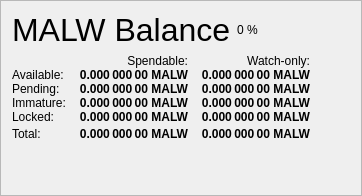
                   <widget class="QFrame" name="frame_Balances">
                    <property name="frameShape">
                     <enum>QFrame::StyledPanel</enum>
                    </property>
                    <property name="frameShadow">
                     <enum>QFrame::Raised</enum>
                    </property>
                    <layout class="QVBoxLayout" name="verticalLayout_4">
                     <item>
                      <layout class="QHBoxLayout" name="horizontalLayout_4">
                       <item>
                        <widget class="QLabel" name="label_5">
                         <property name="minimumSize">
                          <size>
                           <width>0</width>
                           <height>20</height>
                          </size>
                         </property>
                         <property name="font">
                          <font>
                           <pointsize>24</pointsize>
                           <weight>50</weight>
                           <bold>false</bold>
                          </font>
                         </property>
                         <property name="text">
                          <string>MALW Balance</string>
                         </property>
                        </widget>
                       </item>
                       <item>
                        <widget class="QLabel" name="labelMALWPercent">
                         <property name="text">
                          <string notr="true">0 %</string>
                         </property>
                        </widget>
                       </item>
                       <item>
                        <spacer name="horizontalSpacer_3">
                         <property name="orientation">
                          <enum>Qt::Horizontal</enum>
                         </property>
                         <property name="sizeHint" stdset="0">
                          <size>
                           <width>40</width>
                           <height>20</height>
                          </size>
                         </property>
                        </spacer>
                       </item>
                      </layout>
                     </item>
                     <item>
                      <layout class="QGridLayout" name="gridLayout">
                       <property name="horizontalSpacing">
                        <number>12</number>
                       </property>
                       <property name="verticalSpacing">
                        <number>0</number>
                       </property>
                       <item row="0" column="1">
                        <widget class="QLabel" name="labelSpendable">
                         <property name="text">
                          <string>Spendable:</string>
                         </property>
                         <property name="alignment">
                          <set>Qt::AlignRight|Qt::AlignTrailing|Qt::AlignVCenter</set>
                         </property>
                        </widget>
                       </item>
                       <item row="0" column="2">
                        <widget class="QLabel" name="labelWatchonly">
                         <property name="text">
                          <string>Watch-only:</string>
                         </property>
                         <property name="alignment">
                          <set>Qt::AlignRight|Qt::AlignTrailing|Qt::AlignVCenter</set>
                         </property>
                        </widget>
                       </item>
                       <item row="1" column="0">
                        <widget class="QLabel" name="labelBalanceText">
                         <property name="text">
                          <string>Available:</string>
                         </property>
                        </widget>
                       </item>
                       <item row="1" column="1">
                        <widget class="QLabel" name="labelBalance">
                         <property name="font">
                          <font>
                           <weight>75</weight>
                           <bold>true</bold>
                          </font>
                         </property>
                         <property name="cursor">
                          <cursorShape>IBeamCursor</cursorShape>
                         </property>
                         <property name="toolTip">
                          <string>Your current spendable balance</string>
                         </property>
                         <property name="text">
                          <string notr="true">0.000 000 00 MALW</string>
                         </property>
                         <property name="alignment">
                          <set>Qt::AlignRight|Qt::AlignTrailing|Qt::AlignVCenter</set>
                         </property>
                         <property name="textInteractionFlags">
                          <set>Qt::LinksAccessibleByMouse|Qt::TextSelectableByKeyboard|Qt::TextSelectableByMouse</set>
                         </property>
                        </widget>
                       </item>
                       <item row="1" column="2">
                        <widget class="QLabel" name="labelWatchAvailable">
                         <property name="font">
                          <font>
                           <weight>75</weight>
                           <bold>true</bold>
                          </font>
                         </property>
                         <property name="cursor">
                          <cursorShape>IBeamCursor</cursorShape>
                         </property>
                         <property name="toolTip">
                          <string>Your current balance in watch-only addresses</string>
                         </property>
                         <property name="text">
                          <string notr="true">0.000 000 00 MALW</string>
                         </property>
                         <property name="alignment">
                          <set>Qt::AlignRight|Qt::AlignTrailing|Qt::AlignVCenter</set>
                         </property>
                         <property name="textInteractionFlags">
                          <set>Qt::LinksAccessibleByMouse|Qt::TextSelectableByKeyboard|Qt::TextSelectableByMouse</set>
                         </property>
                        </widget>
                       </item>
                       <item row="2" column="0">
                        <widget class="QLabel" name="labelPendingText">
                         <property name="text">
                          <string>Pending:</string>
                         </property>
                        </widget>
                       </item>
                       <item row="2" column="1">
                        <widget class="QLabel" name="labelUnconfirmed">
                         <property name="font">
                          <font>
                           <weight>75</weight>
                           <bold>true</bold>
                          </font>
                         </property>
                         <property name="cursor">
                          <cursorShape>IBeamCursor</cursorShape>
                         </property>
                         <property name="toolTip">
                          <string>Total of transactions that have yet to be confirmed, and do not yet count toward the spendable balance</string>
                         </property>
                         <property name="text">
                          <string notr="true">0.000 000 00 MALW</string>
                         </property>
                         <property name="alignment">
                          <set>Qt::AlignRight|Qt::AlignTrailing|Qt::AlignVCenter</set>
                         </property>
                         <property name="textInteractionFlags">
                          <set>Qt::LinksAccessibleByMouse|Qt::TextSelectableByKeyboard|Qt::TextSelectableByMouse</set>
                         </property>
                        </widget>
                       </item>
                       <item row="2" column="2">
                        <widget class="QLabel" name="labelWatchPending">
                         <property name="font">
                          <font>
                           <weight>75</weight>
                           <bold>true</bold>
                          </font>
                         </property>
                         <property name="cursor">
                          <cursorShape>IBeamCursor</cursorShape>
                         </property>
                         <property name="toolTip">
                          <string>Unconfirmed transactions to watch-only addresses</string>
                         </property>
                         <property name="text">
                          <string notr="true">0.000 000 00 MALW</string>
                         </property>
                         <property name="alignment">
                          <set>Qt::AlignRight|Qt::AlignTrailing|Qt::AlignVCenter</set>
                         </property>
                         <property name="textInteractionFlags">
                          <set>Qt::LinksAccessibleByMouse|Qt::TextSelectableByKeyboard|Qt::TextSelectableByMouse</set>
                         </property>
                        </widget>
                       </item>
                       <item row="3" column="0">
                        <widget class="QLabel" name="labelImmatureText">
                         <property name="text">
                          <string>Immature:</string>
                         </property>
                        </widget>
                       </item>
                       <item row="3" column="1">
                        <widget class="QLabel" name="labelImmature">
                         <property name="font">
                          <font>
                           <weight>75</weight>
                           <bold>true</bold>
                          </font>
                         </property>
                         <property name="cursor">
                          <cursorShape>IBeamCursor</cursorShape>
                         </property>
                         <property name="toolTip">
                          <string>Staked or masternode rewards that has not yet matured</string>
                         </property>
                         <property name="text">
                          <string notr="true">0.000 000 00 MALW</string>
                         </property>
                         <property name="alignment">
                          <set>Qt::AlignRight|Qt::AlignTrailing|Qt::AlignVCenter</set>
                         </property>
                         <property name="textInteractionFlags">
                          <set>Qt::LinksAccessibleByMouse|Qt::TextSelectableByKeyboard|Qt::TextSelectableByMouse</set>
                         </property>
                        </widget>
                       </item>
                       <item row="3" column="2">
                        <widget class="QLabel" name="labelWatchImmature">
                         <property name="font">
                          <font>
                           <weight>75</weight>
                           <bold>true</bold>
                          </font>
                         </property>
                         <property name="cursor">
                          <cursorShape>IBeamCursor</cursorShape>
                         </property>
                         <property name="toolTip">
                          <string>Staked or masternode rewards in watch-only addresses that has not yet matured</string>
                         </property>
                         <property name="text">
                          <string notr="true">0.000 000 00 MALW</string>
                         </property>
                         <property name="alignment">
                          <set>Qt::AlignRight|Qt::AlignTrailing|Qt::AlignVCenter</set>
                         </property>
                         <property name="textInteractionFlags">
                          <set>Qt::LinksAccessibleByMouse|Qt::TextSelectableByKeyboard|Qt::TextSelectableByMouse</set>
                         </property>
                        </widget>
                       </item>
                       <item row="4" column="0">
                        <widget class="QLabel" name="labelLockedBalanceText">
                         <property name="toolTip">
                          <string>Locked MALW or Masternode collaterals. These are excluded from zMALW minting.</string>
                         </property>
                         <property name="text">
                          <string>Locked:</string>
                         </property>
                        </widget>
                       </item>
                       <item row="4" column="1">
                        <widget class="QLabel" name="labelLockedBalance">
                         <property name="font">
                          <font>
                           <weight>75</weight>
                           <bold>true</bold>
                          </font>
                         </property>
                         <property name="cursor">
                          <cursorShape>IBeamCursor</cursorShape>
                         </property>
                         <property name="toolTip">
                          <string>Locked MALW or Masternode collaterals. These are excluded from zMALW minting.</string>
                         </property>
                         <property name="text">
                          <string notr="true">0.000 000 00 MALW</string>
                         </property>
                         <property name="alignment">
                          <set>Qt::AlignRight|Qt::AlignTrailing|Qt::AlignVCenter</set>
                         </property>
                         <property name="textInteractionFlags">
                          <set>Qt::LinksAccessibleByMouse|Qt::TextSelectableByKeyboard|Qt::TextSelectableByMouse</set>
                         </property>
                        </widget>
                       </item>
                       <item row="4" column="2">
                        <widget class="QLabel" name="labelWatchLocked">
                         <property name="font">
                          <font>
                           <weight>75</weight>
                           <bold>true</bold>
                          </font>
                         </property>
                         <property name="cursor">
                          <cursorShape>IBeamCursor</cursorShape>
                         </property>
                         <property name="toolTip">
                          <string>Current locked balance in watch-only addresses</string>
                         </property>
                         <property name="text">
                          <string notr="true">0.000 000 00 MALW</string>
                         </property>
                         <property name="alignment">
                          <set>Qt::AlignRight|Qt::AlignTrailing|Qt::AlignVCenter</set>
                         </property>
                         <property name="textInteractionFlags">
                          <set>Qt::LinksAccessibleByMouse|Qt::TextSelectableByKeyboard|Qt::TextSelectableByMouse</set>
                         </property>
                        </widget>
                       </item>
                       <item row="5" column="0">
                        <widget class="QLabel" name="labelTotalText">
                         <property name="toolTip">
                          <string>Your current MalwareChain balance, unconfirmed and immature transactions included</string>
                         </property>
                         <property name="text">
                          <string>Total:</string>
                         </property>
                        </widget>
                       </item>
                       <item row="5" column="1">
                        <widget class="QLabel" name="labelTotal">
                         <property name="font">
                          <font>
                           <weight>75</weight>
                           <bold>true</bold>
                          </font>
                         </property>
                         <property name="cursor">
                          <cursorShape>IBeamCursor</cursorShape>
                         </property>
                         <property name="toolTip">
                          <string>Your current MalwareChain balance, unconfirmed and immature transactions included</string>
                         </property>
                         <property name="text">
                          <string notr="true">0.000 000 00 MALW</string>
                         </property>
                         <property name="alignment">
                          <set>Qt::AlignRight|Qt::AlignTrailing|Qt::AlignVCenter</set>
                         </property>
                         <property name="textInteractionFlags">
                          <set>Qt::LinksAccessibleByMouse|Qt::TextSelectableByKeyboard|Qt::TextSelectableByMouse</set>
                         </property>
                        </widget>
                       </item>
                       <item row="5" column="2">
                        <widget class="QLabel" name="labelWatchTotal">
                         <property name="font">
                          <font>
                           <weight>75</weight>
                           <bold>true</bold>
                          </font>
                         </property>
                         <property name="cursor">
                          <cursorShape>IBeamCursor</cursorShape>
                         </property>
                         <property name="toolTip">
                          <string>Current total balance in watch-only addresses</string>
                         </property>
                         <property name="text">
                          <string notr="true">0.000 000 00 MALW</string>
                         </property>
                         <property name="alignment">
                          <set>Qt::AlignRight|Qt::AlignTrailing|Qt::AlignVCenter</set>
                         </property>
                         <property name="textInteractionFlags">
                          <set>Qt::LinksAccessibleByMouse|Qt::TextSelectableByKeyboard|Qt::TextSelectableByMouse</set>
                         </property>
                        </widget>
                       </item>
                       <item row="5" column="3">
                        <spacer name="horizontalSpacer_9">
                         <property name="orientation">
                          <enum>Qt::Horizontal</enum>
                         </property>
                         <property name="sizeHint" stdset="0">
                          <size>
                           <width>40</width>
                           <height>20</height>
                          </size>
                         </property>
                        </spacer>
                       </item>
                      </layout>
                     </item>
                     <item>
                      <spacer name="verticalSpacer_3">
                       <property name="orientation">
                        <enum>Qt::Vertical</enum>
                       </property>
                       <property name="sizeHint" stdset="0">
                        <size>
                         <width>20</width>
                         <height>40</height>
                        </size>
                       </property>
                      </spacer>
                     </item>
                    </layout>
                   </widget>
